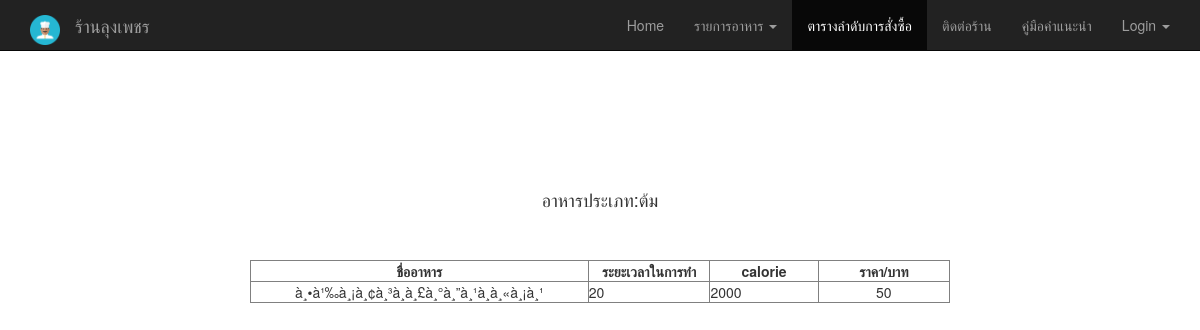
Screenshot of /foods1.php with the database file from the repository.
### tables this page shows
CREATE TABLE `type1` (
  `name` varchar(45) NOT NULL,
  `type` varchar(45) NOT NULL,
  `calorie` varchar(45) NOT NULL,
  `price` int(11) NOT NULL
);

### foods1.php (the view, shortened to what this page needs)
<!DOCTYPE html>
<html>
<head>
  <link rel="stylesheet" type="text/css" href="./css/bootstrap.css">
  <link rel="stylesheet" type="text/css" href="css.css">
</head>
<body>
    <nav id="scrollingNav" class="navbar navbar-inverse navbar-fixed-top" role= "navigation">
<div class="container">
    <div class="navbar-header">
      <a class="navbar-brand">  <img class="circle" src="./image/icon5.png" width="30" height="30"  border-radius="50"/></a>
      <a class="navbar-brand" href="#">ร้านลุงเพชร</a>
    </div>
      <ul class="nav navbar-nav navbar-right">
      <li><a href="index.php">Home</a></li>
       <li class="dropdown">
          <a href="#" class="dropdown-toggle" data-toggle="dropdown" role="button" aria-haspopup="true" aria-expanded="false">รายการอาหาร <span class="caret"></span></a>
        </li>
       <li class="active"><a href="order.php">ตารางลำดับการสั่งซื้อ</a></li>
        <li><a href="ContactUs.php">ติดต่อร้าน</a></li>
       <li><a href="document.php">คู่มือคำแนะนำ</a></li>
        <li class="dropdown">
          <a href="#" class="dropdown-toggle" data-toggle="dropdown" role="button" aria-haspopup="true" aria-expanded="false">Login <span class="caret"></span></a>
        </li>
      </ul>
    </div>
</nav>
</div> <br><br><br><br><br><br><br><br><br>
<?php
$strSQL = "SELECT * FROM type1";
$objQuery = mysql_query($strSQL) or die ("Error Query [".$strSQL."]");
?>
<div class="center">
<center><H4>อาหารประเภท:ต้ม</H4></center><br><br>
<center><table width="700" border="1">
  <tr>
    <th width="91"> <div align="center">ชื่ออาหาร </div></th>
    <th width="90"> <div align="center">ระยะเวลาในการทำ </div></th>
    <th width="80"> <div align="center">calorie </div></th>
    <th width="97"> <div align="center">ราคา/บาท </div></th>
  </tr></center>
<?php
while($objResult = mysql_fetch_array($objQuery))
{
?>
  <tr>
    <td><div align="center"><?php echo $objResult["name"];?></div></td>
    <td><?php echo $objResult["type"];?></td>
    <td><?php echo $objResult["calorie"];?></td>
    <td><div align="center"><?php echo $objResult["price"];?></div></td>
  </tr>
<?php
}
?>
</table></div>
</body>

### css.css (style rules this page uses)
body { background-color: #FFFFFF; }

### rows the page displays
type1: name "à¸•à¹‰à¸¡à¸¢à¸³à¸à¸£à¸°à¸”à¸¹à¸à¸«à¸¡à¸¹", type "20", calorie "2000", price "50"
